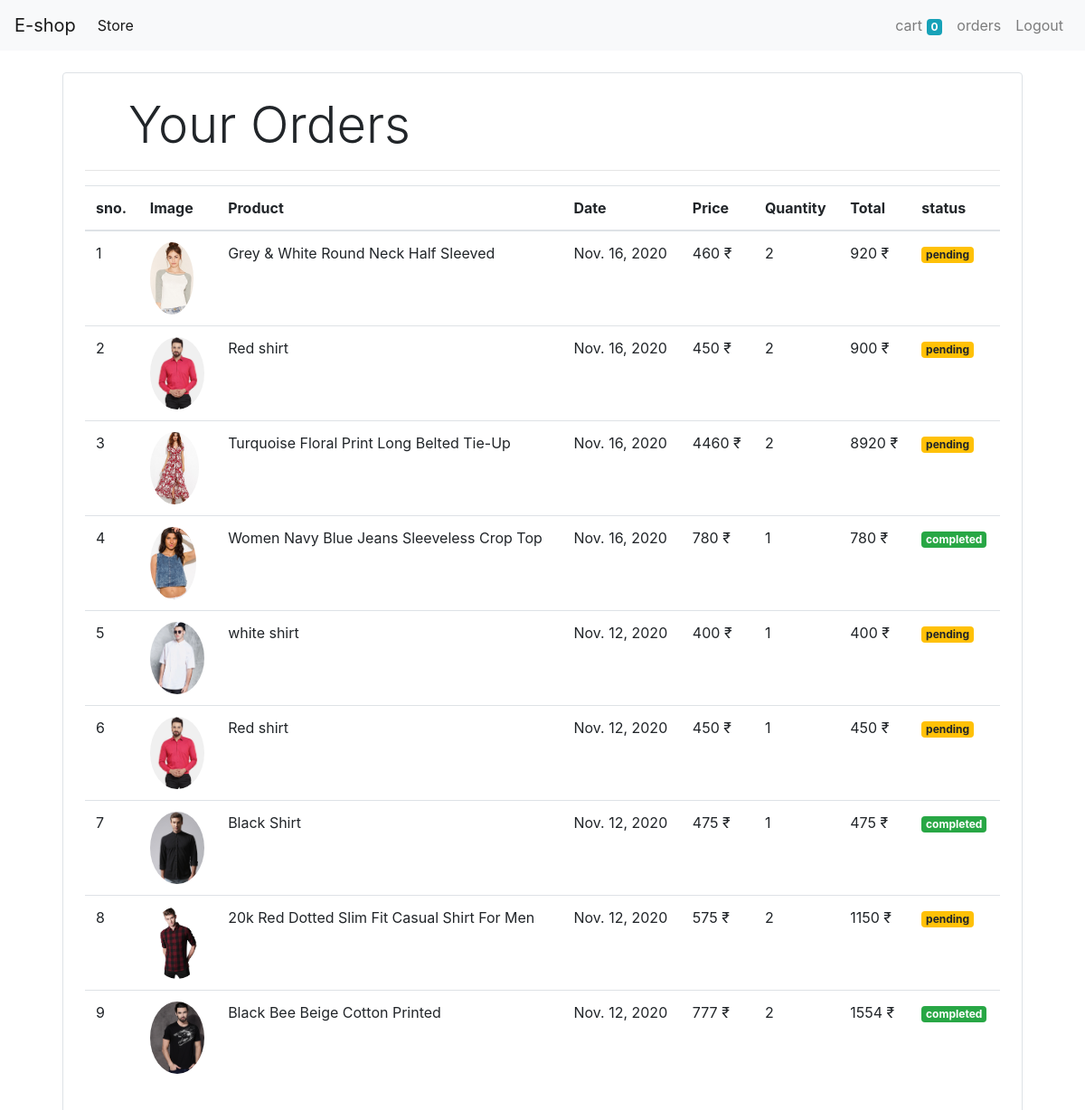
/order/ (signed in), run on the app's committed database.
### store/models/orders.py (models this page shows, shortened)
class Order(models.Model):
    product = models.ForeignKey(Product,on_delete=models.CASCADE)
    customer = models.ForeignKey(Customer,on_delete=models.CASCADE)
    quantity = models.IntegerField(default=1)
    price = models.IntegerField()
    address = models.CharField(max_length=50,default='',blank=True)
    phone = models.CharField(max_length=20,default='')
    date = models.DateField(default=datetime.datetime.today)
    status = models.BooleanField(default=False)
    @staticmethod
    def get_orders_by_customer(customer_id):
        return Order\
            .objects\
            .filter(customer = customer_id)\
            .order_by('-date')

### store/models/product.py (models this page shows, shortened)
class Product(models.Model):
    name = models.CharField(max_length=50)
    price = models.IntegerField(default=0)
    category = models.ForeignKey(Category, on_delete=models.CASCADE, default=1)
    description = models.CharField(max_length=200, default='', null=True, blank=True)
    image = models.ImageField(upload_to='uploads/products/')

### store/views/order.py (the view)
# urls.py: path('order/', Orderview.as_view(), name='order')
class Orderview(View):
    @method_decorator(auth_middleware)
    def get(self,request):
        customer = request.session.get('customer')
        orders = Order.get_orders_by_customer(customer)
        print(orders)
        return render(request,'order.html',{'orders':orders})

### store/templatetags/custom_filter.py (called while the page is built)
@register.filter(name='Currency')
def Currency(number):
    return str(number) +' ₹'

@register.filter(name='multiply')
def multiply(number,number1):
    return number * number1

### store/templates/order.html
{% extends 'base.html' %}
{% load cart %}
{%  load custom_filter %}
{% block content %}
<div class="container">
    <div class="border rounded p-4 m-4">
        <p class="display-4 pl-4 ml-4"> Your Orders</p>
        <hr>
        <table class="table">
            <thead>
                <tr>
                    <th>sno.</th>
                    <th>Image</th>
                    <th>Product</th>
                    <th>Date</th>
                    <th>Price</th>
                    <th>Quantity</th>
                    <th>Total</th>
                    <th>status</th>
                </tr>
            </thead>
            <tbody>
                {% for order in orders%}
                <tr>
                    <td>{{forloop.counter}}</td>
                    <td><img style="height: 80px;" class="rounded-circle" src="{{order.product.image.url}}" alt=""></td>
                    <td>{{order.product.name}}</td>
                    <td>{{order.date}}</td>
                    <td>{{order.price|Currency}}</td>
                    <td>{{order.quantity}}</td>
                    <td>{{order.quantity|multiply:order.price|Currency}}</td>
                    {% if order.status %}
                    <td><small class="badge badge-success">completed</small></td>
                    {% else %}
                    <td><small class="badge badge-warning">pending</small></td>
                    {% endif %}
                </tr>
                {% endfor %}
            </tbody>
        </table>
    </div>
</div>
{% endblock %}

### store/templates/base.html (shortened to what this page needs)
<!doctype html>
<html lang="en">
  <head>
    <link href="https://stackpath.bootstrapcdn.com/bootstrap/4.4.1/css/bootstrap.min.css" rel="stylesheet">
  </head>
  <body>
  <nav class="navbar navbar-expand-lg navbar-light bg-light">
  <a class="navbar-brand" href="/">E-shop</a>
  <div class="collapse navbar-collapse" id="navbarSupportedContent">
    <ul class="navbar-nav mr-auto">
      <li class="nav-item active">
        <a class="nav-link" href="#">Store <span class="sr-only">(current)</span></a>
      </li>
    </ul>
    <ul class="navbar-nav my-2 my-lg-0">
      {% if request.session.customer %}
      <li class="nav-item ">
        <a class="nav-link" href="/cart">cart
          <span class="badge badge-info">{{request.session.cart.keys|length}}</span>
          <span class="sr-only">(current)</span></a>
      </li>
      <li class="nav-item ">
        <a class="nav-link" href="/order">orders<span class="sr-only">(current)</span></a>
      </li>
      <li class="nav-item ">
        <a class="nav-link" href="/logout">Logout <span class="sr-only">(current)</span></a>
      </li>
      {% endif %}
    </ul>
  </div>
</nav>
{% block content %}{% endblock %}
  </body>
</html>

### data on the page
Order: product.image (picture), product.name "Grey & White Round Neck Half Sleeved", date "Nov. 16, 2020", price|Currency "460 ₹", quantity "2", quantity|multiply "920 ₹", status "pending"
Order: product.image (picture), product.name "Red shirt", date "Nov. 16, 2020", price|Currency "450 ₹", quantity "2", quantity|multiply "900 ₹", status "pending"
Order: product.image (picture), product.name "Turquoise Floral Print Long Belted Tie-Up", date "Nov. 16, 2020", price|Currency "4460 ₹", quantity "2", quantity|multiply "8920 ₹", status "pending"
Order: product.image (picture), product.name "Women Navy Blue Jeans Sleeveless Crop Top", date "Nov. 16, 2020", price|Currency "780 ₹", quantity "1", quantity|multiply "780 ₹", status "completed"
Order: product.image (picture), product.name "white shirt", date "Nov. 12, 2020", price|Currency "400 ₹", quantity "1", quantity|multiply "400 ₹", status "pending"
Order: product.image (picture), product.name "Red shirt", date "Nov. 12, 2020", price|Currency "450 ₹", quantity "1", quantity|multiply "450 ₹", status "pending"
Order: product.image (picture), product.name "Black Shirt", date "Nov. 12, 2020", price|Currency "475 ₹", quantity "1", quantity|multiply "475 ₹", status "completed"
Order: product.image (picture), product.name "20k Red Dotted Slim Fit Casual Shirt For Men", date "Nov. 12, 2020", price|Currency "575 ₹", quantity "2", quantity|multiply "1150 ₹", status "pending"
Order: product.image (picture), product.name "Black Bee Beige Cotton Printed", date "Nov. 12, 2020", price|Currency "777 ₹", quantity "2", quantity|multiply "1554 ₹", status "completed"

### other printed values
{{ request.session.cart.keys|length }} "0"
